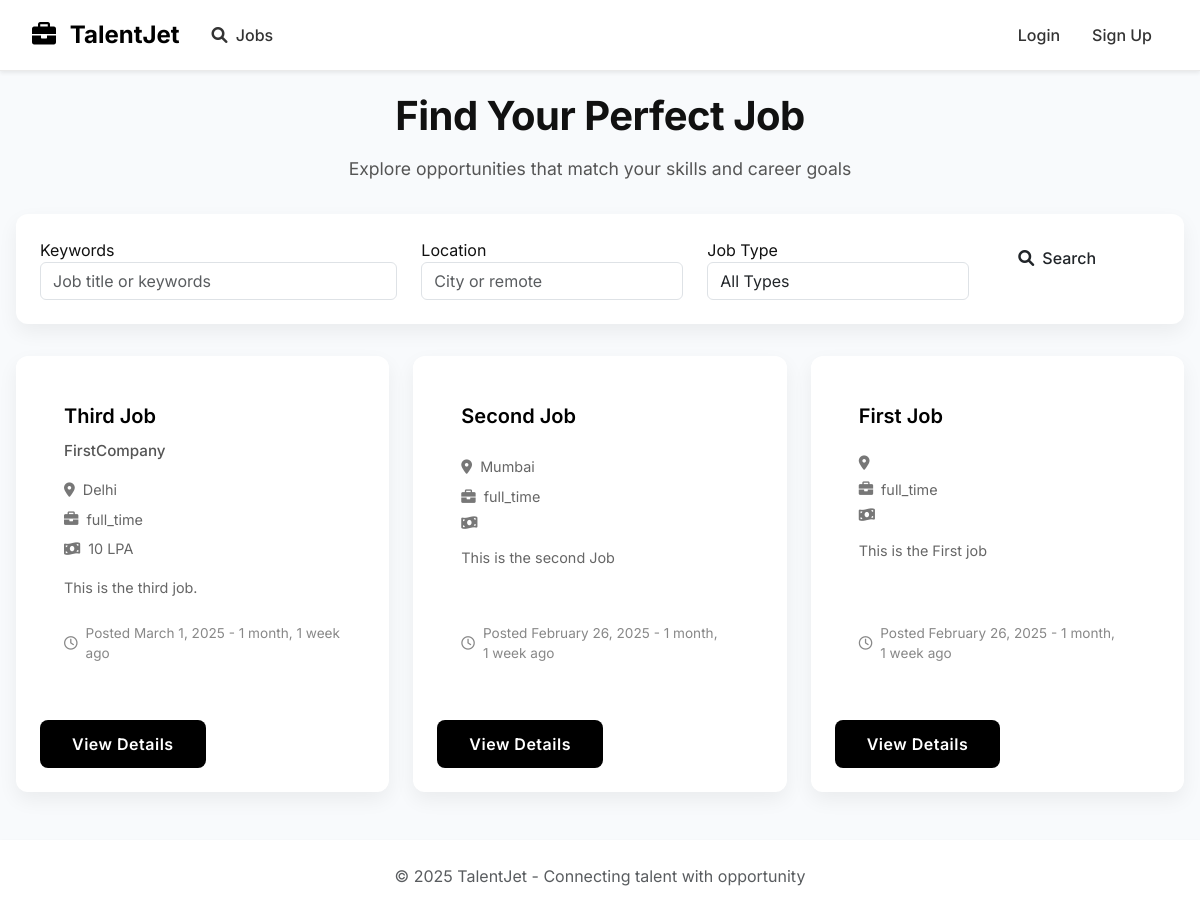
Screenshot of /jobs/ with the database file from the repository.
### jobs/models.py (models this page shows, shortened)
class Job(models.Model):
    JOB_TYPES = (
        ('full_time', 'Full Time'),
        ('part_time', 'Part Time'),
        ('contract', 'Contract'),
    )
    EXPERIENCE_LEVELS = (
        ('entry', 'Entry Level'),
        ('mid', 'Mid Level'),
        ('senior', 'Senior Level'),
    )
    title = models.CharField(max_length=255)
    company = models.CharField(max_length=255, blank=True, default="")
    description = models.TextField()
    location = models.CharField(max_length=100, blank=True)
    experience_level = models.CharField(max_length=20, choices=EXPERIENCE_LEVELS, default='entry')
    job_type = models.CharField(max_length=20, choices=JOB_TYPES, default='full_time')
    salary = models.CharField(max_length=100, blank=True, help_text="E.g., $50K-$70K or Competitive")
    posted_at = models.DateTimeField(auto_now_add=True)
    recruiter = models.ForeignKey(CustomUser, on_delete=models.CASCADE, related_name='posted_jobs')
    required_skills = models.CharField(max_length=255)

### jobs/views.py (the view)
# urls.py: path('', views.job_list, name='job_list'),
def job_list(request):
    jobs = Job.objects.all().order_by('-posted_at')
    return render(request, 'jobs/job_list.html', {'jobs': jobs})

### templates/jobs/job_list.html (shortened to what this page needs)
{% extends 'base.html' %}
{% load static %}
{% block extra_css %}
<link rel="stylesheet" href="{% static 'css/monochrome.css' %}">
{% endblock %}
{% block content %}
<div class="jobs-container">
    <div class="jobs-header">
        <h1 class="jobs-title">Find Your Perfect Job</h1>
        <p class="jobs-subtitle">Explore opportunities that match your skills and career goals</p>
    </div>
    <div class="search-filters">
        <form method="get" action="{% url 'job_list' %}">
            <div class="row">
                <div class="col-md-4">
                    <div class="filter-group">
                        <label for="search" class="filter-label">Keywords</label>
                        <input type="text" name="search" id="search" class="form-control" value="{{ request.GET.search }}" placeholder="Job title or keywords">
                    </div>
                </div>
                <div class="col-md-3">
                    <div class="filter-group">
                        <label for="location" class="filter-label">Location</label>
                        <input type="text" name="location" id="location" class="form-control" value="{{ request.GET.location }}" placeholder="City or remote">
                    </div>
                </div>
                <div class="col-md-3">
                    <div class="filter-group">
                        <label for="job_type" class="filter-label">Job Type</label>
                        <select name="job_type" id="job_type" class="form-control">
                            <option value="">All Types</option>
                        </select>
                    </div>
                </div>
                <div class="col-md-2">
                    <div class="filter-group">
                        <label class="filter-label">&nbsp;</label>
                        <button type="submit" class="btn btn-filter">
                            <i class="fas fa-search me-2"></i> Search
                        </button>
                    </div>
                </div>
            </div>
        </form>
    </div>
    {% if jobs %}
        <div class="jobs-grid">
            {% for job in jobs %}
                <div class="job-card">
                    <div class="job-card-body">
                        <h5 class="job-card-title">{{ job.title }}</h5>
                        <div class="job-company">{{ job.company }}</div>
                        <div class="job-location">
                            <i class="fas fa-map-marker-alt"></i> {{ job.location }}
                        </div>
                        <div class="job-type">
                            <i class="fas fa-briefcase"></i> {{ job.job_type }}
                        </div>
                        <div class="job-salary">
                            <i class="fas fa-money-bill-wave"></i> {{ job.salary }}
                        </div>
                        <p class="job-description">{{ job.description|truncatewords:25 }}</p>
                        <div class="job-posted">
                            <i class="far fa-clock"></i> Posted {{ job.posted_at|date:"F j, Y" }} - {{ job.posted_at|timesince }} ago
                        </div>
                    </div>
                    <div class="job-footer">
                        <a href="{% url 'job_detail' job.pk %}" class="btn btn-primary">View Details</a>
                    </div>
                </div>
            {% endfor %}
        </div>
    {% endif %}
</div>
{% endblock %}

### static/css/main.css (style rules this page uses)
:root { --primary: #2563eb; --primary-dark: #1e40af; --secondary: #64748b; --success: #10b981; --danger: #ef4444; --warning: #f59e0b; --surface: #ffffff; --background: #f8fafc; --text: #1e293b; --text-light: #64748b; --radius-sm: 4px; --radius-md: 8px; --radius-lg: 16px; --shadow-sm: 0 1px 2px rgba(0, 0, 0, 0.05); --shadow-md: 0 4px 6px -1px rgba(0, 0, 0, 0.1); --shadow-lg: 0 10px 15px -3px rgba(0, 0, 0, 0.1); }
* { margin: 0; padding: 0; box-sizing: border-box; }
body { font-family: 'Inter', -apple-system, BlinkMacSystemFont, sans-serif; line-height: 1.5; color: var(--text); background: var(--background); }
.btn { display: inline-flex; align-items: center; justify-content: center; padding: 0.5rem 1rem; border-radius: var(--radius-md); font-weight: 500; cursor: pointer; transition: all 0.2s ease; text-decoration: none; border: none; }
.btn-primary { background: var(--primary); color: white; }
.job-card { display: grid; gap: 1rem; padding: 1.5rem; }

### static/css/monochrome.css (style rules this page uses)
:root { --mono-dark: #121212; --mono-medium-dark: #1e1e1e; --mono-medium: #2d2d2d; --mono-light: #f8f8f8; --mono-accent: #e0e0e0; --primary-color: #000; --secondary-color: #333; --text-color: #111; --text-muted: #555; --light-bg: #f9f9f9; --border-color: #ddd; --box-shadow: 0 10px 30px rgba(0,0,0,0.08); --hover-shadow: 0 15px 35px rgba(0,0,0,0.15); --focus-shadow: 0 0 0 3px rgba(0,0,0,0.08); }
body { color: var(--text-color); font-family: 'Inter', -apple-system, BlinkMacSystemFont, 'Segoe UI', Roboto, Oxygen, Ubuntu, Cantarell, 'Open Sans', 'Helvetica Neue', sans-serif; }
.btn-primary { background-color: var(--primary-color); border-color: var(--primary-color); border-radius: 8px; padding: 0.75rem 2rem; font-weight: 600; letter-spacing: 0.5px; transition: all 0.3s ease; color: white; }

### templates/base.html (style rules this page uses)
body { padding-top: 60px; }

### rows the page displays
Job: title "Third Job", company "FirstCompany", location "Delhi", job_type "full_time", salary "10 LPA", description "This is the third job.", posted_at "March 1, 2025", posted_at "1 month, 1 week"
Job: title "Second Job", location "Mumbai", job_type "full_time", description "This is the second Job", posted_at "February 26, 2025", posted_at "1 month, 1 week"
Job: title "First Job", job_type "full_time", description "This is the First job", posted_at "February 26, 2025", posted_at "1 month, 1 week"
